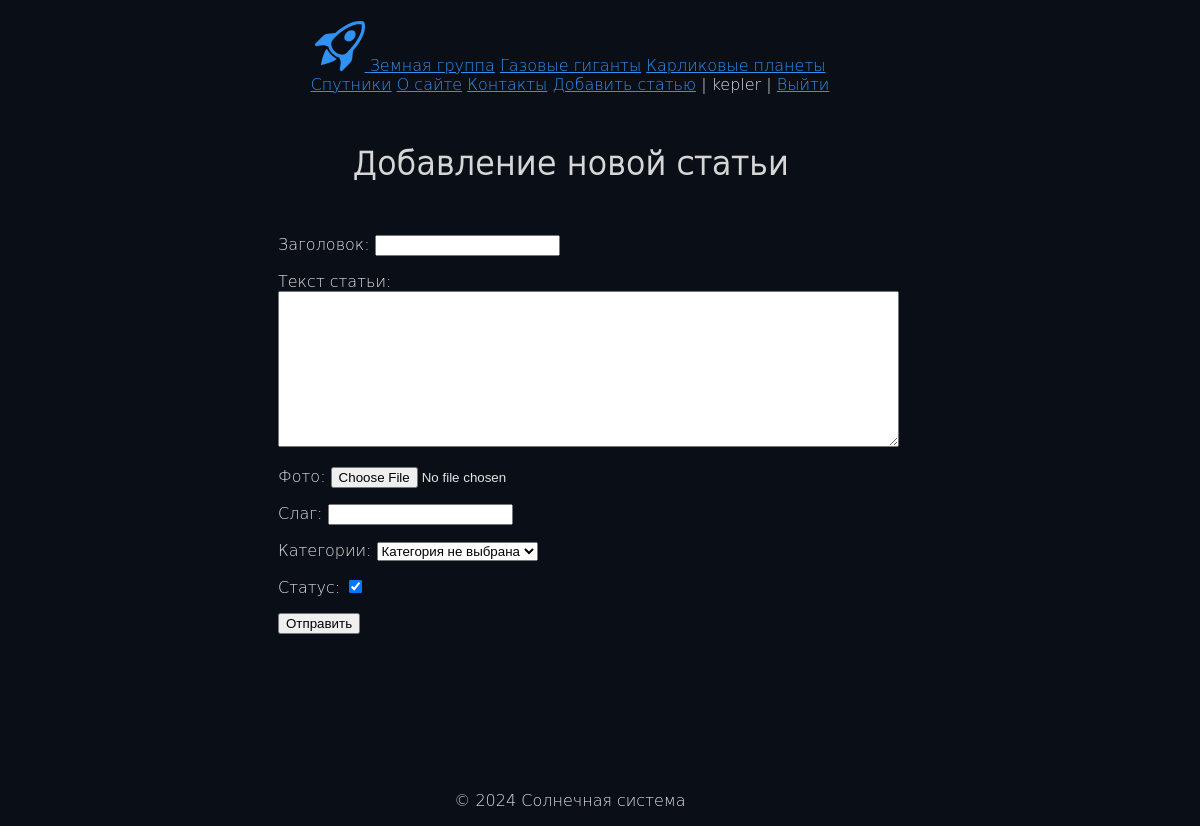
The app's page /users/add_post/ (signed in) with its own data.
### basis/models.py (models this page shows)
class Category(models.Model):
    name = models.CharField(max_length=100, db_index=True, verbose_name="Категория")
    slug = models.SlugField(max_length=255, unique=True, db_index=True)
    class Meta:
        verbose_name = "категорию"
        verbose_name_plural = "Категории"
    def __str__(self):
        return self.name
    def get_absolute_url(self):
        return reverse('category', kwargs={'category_slug': self.slug})

### users/views.py (the view, shortened to what this page needs)
# urls.py: path('add_post/', views.AddPost.as_view(), name='add_post'),
class AddPost(LoginRequiredMixin, FormView):
    @staticmethod
    def get(request, **kwargs):
        form = AddPostForm()
        data = {
            'title': 'Добавить статью',
            'main_title': 'Добавление новой статьи',
            'form': form
        }
        return render(request, 'users/add_post.html', context=data)

### users/forms.py
class AddPostForm(forms.Form):
    post_title = forms.CharField(max_length=40, label="Заголовок: ")
    post_content = forms.CharField(widget=forms.Textarea(
        attrs={'cols': 75, 'rows': 10}), required=False, label="Текст статьи: "
    )
    photo = forms.ImageField(required=False, label="Фото: ")
    slug = forms.CharField(max_length=255, label="Слаг: ")
    category = forms.ModelChoiceField(get_categories(), label="Категории: ", empty_label="Категория не выбрана")
    is_published = forms.BooleanField(required=False, initial=True, label="Статус: ")

### basis/templatetags/basis_tags.py (called while the page is built)
@register.inclusion_tag('basis/categories.html')
def get_categories(category_selected=0):
    categories = Category.objects.all()
    return {'categories': categories, 'category_selected': category_selected}

### basis/views.py (called while the page is built)
def get_menu():
    menu = [{'main_title': 'О сайте', 'name': 'about'}, {'main_title': 'Контакты', 'name': 'contact'}]
    return menu

### users/context_processors.py (called while the page is built)
def get_menu_context(request):
    return {'menu': get_menu()}

### users/templates/users/add_post.html (shortened to what this page needs)
{% extends 'base.html' %}
{% block content %}
<form action="" method="POST" enctype="multipart/form-data">
    {% for f in form %}
    <p><label class="form-label" for="{{f.id_for_label}}">{{f.label}}</label>{{f}}</p>
    {% endfor %}
    <button type="submit">Отправить</button>
</form>
{% endblock %}

### templates/base.html (shortened to what this page needs)
{% load static %}
{% load basis_tags %}
<!DOCTYPE HTML>
<head>
    <link type="text/css" href="{% static 'basis/css/styles.css' %}" rel="stylesheet"/>
</head>
<body>
<div style="padding: 0px 330px 0px 270px">
    <p align="center" style="padding: 5px 0px 30px 0px">
        <a href='{% url "home" %}'>
        </a>
        {% get_categories category_selected %}
        {% for m in menu %}
        <a href="{% url m.name %}">{{m.main_title}}</a>
        {% endfor %}
        {% if user.is_authenticated %}
        <a href='{% url "users:add_post" %}'>Добавить статью</a>
        | {{user.username}} |
        <a href="{% url 'users:logout' %}">Выйти</a>
        {% else %}
        <a href="{% url 'users:login' %}">Войти</a> | <a href="{% url 'users:register' %}">Регистрация</a>
        {% endif %}
    </p>
    <h1 align="center" style="padding: 0px 0px 30px 0px">{{main_title}}</h1>
    {% block content %}{% endblock %}
    <p align="center" style="padding: 125px 0px 0px 0px">{% block navigation %}{% endblock %}</p>
    <p align="center">&copy; 2024 Солнечная система</p>
</div>
</body>

### basis/templates/basis/categories.html
{% for c in categories %}
{% if c.id == category_selected %}
<a class="selected">{{c.name}}</a>
{% else %}
<a href="{{c.get_absolute_url}}">{{c.name}}</a>
{% endif %}
{% endfor %}

### basis/static/basis/css/styles.css (style rules this page uses)
body { font-family: 'DejaVu Sans Light'; background: #0a0e17 }
h1 { color: #D6D6D6; }
p { color: #E3E3E3; }
a { color: #3091F2; }

### records on screen
Category: name "Земная группа"
Category: name "Газовые гиганты"
Category: name "Карликовые планеты"
Category: name "Спутники"

### other values on screen
{{ m.main_title }} "О сайте" "Контакты"
{{ user.username }} "kepler"
{{ main_title }} "Добавление новой статьи"
{{ f.label }} "Заголовок:" "Текст статьи:" "Фото:" "Слаг:" "Категории:" "Статус:"
